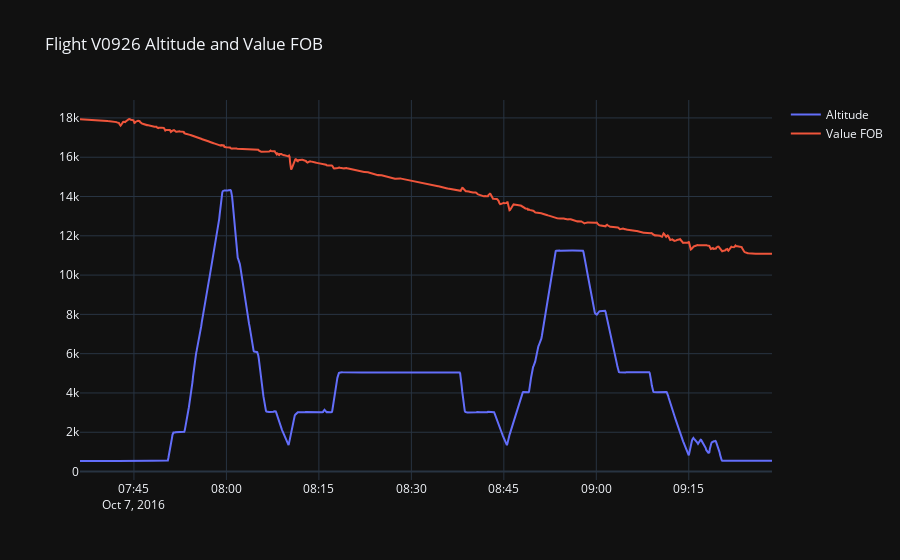

The notebook cell this image was saved under:
### Code cell
fig = go.Figure()

fig.add_trace(go.Scatter(x=singleflightdata.UTC_TIME, y=singleflightdata.FW_GEO_ALTITUDE, mode='lines', name='Altitude'))
fig.add_trace(go.Scatter(x=singleflightdata.UTC_TIME, y=singleflightdata.VALUE_FOB, mode='lines', name='Value FOB' ))

fig.update_layout(title=f'Flight {flightIwant} Altitude and Value FOB', template='plotly_dark')

### Figure 1 — Plotly figure (JSON) as saved in the notebook; plotly's stock layout.template omitted (floating-point values rounded to 4 significant figures; data arrays with more than 128 entries replaced by an {"elided": "..."} marker saying what was removed)
{"data": [{"mode": "lines", "name": "Altitude", "type": "scatter", "x": {"elided": "1348 str values"}, "y": {"elided": "1348 float values"}}, {"mode": "lines", "name": "Value FOB", "type": "scatter", "x": {"elided": "1348 str values"}, "y": {"elided": "1348 float values"}}], "layout": {"title": {"text": "Flight V0926 Altitude and Value FOB"}}}
